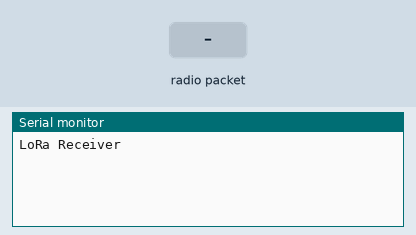
Recording of a sketch running on a simulated Arduino Uno, built with avr-gcc and run on an emulated ATmega328P. On the bench: the last lines printed to the serial monitor. The inputs (shaded band) are chosen by the test bench. No radio packets arrive unless stated.

Above: at 1.2 s.
1.3 s: radio packet "1" arrives
At 2.5 s:
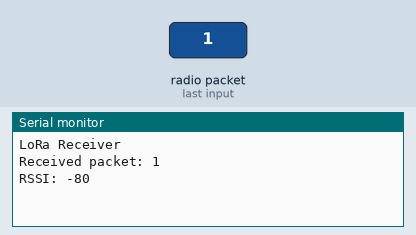
2.8 s: radio packet "0" arrives
At 3.9 s:
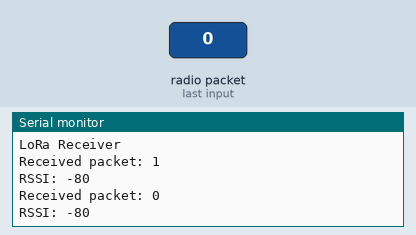
4.3 s: radio packet "2" arrives
At 5.1 s:
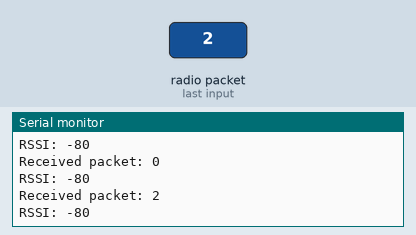

Measured:
- after the input at 1.3 s, the serial monitor: prints a new line at once (image 1)
- after the input at 2.8 s, the serial monitor: prints a new line at once (image 2)
- after the input at 4.3 s, the serial monitor: prints a new line at once (image 3)

The sketch:

Reciever.ino
```cpp
// created by pradeep its a lora reciever using aurdino and lora module
#include <SPI.h>
#include <LoRa.h>

void setup() {
  Serial.begin(9600); // Initialize Serial communication at 9600 baud
  while (!Serial);

  Serial.println("LoRa Receiver");

  // Initialize LoRa module with 447 MHz frequency
  if (!LoRa.begin(447E6)) {
    Serial.println("Starting LoRa failed!");
    while (1); // Stop execution if LoRa initialization fails
  }
}

void loop() {
  // Continuously parse incoming packets
  int packetSize = LoRa.parsePacket();
  if (packetSize) {
    // Received a packet
    Serial.print("Received packet: ");

    // Read the incoming data
    String receivedData = "";
    while (LoRa.available()) {
      char incomingByte = (char)LoRa.read();
      receivedData += incomingByte; // Append each character to a string
    }

    // Print the received data and RSSI
    Serial.println(receivedData);
    Serial.print("RSSI: ");
    Serial.println(LoRa.packetRssi()); // Signal strength

    // Optional: Add a delay to process packets at regular intervals
    delay(500);
  }
}
```
